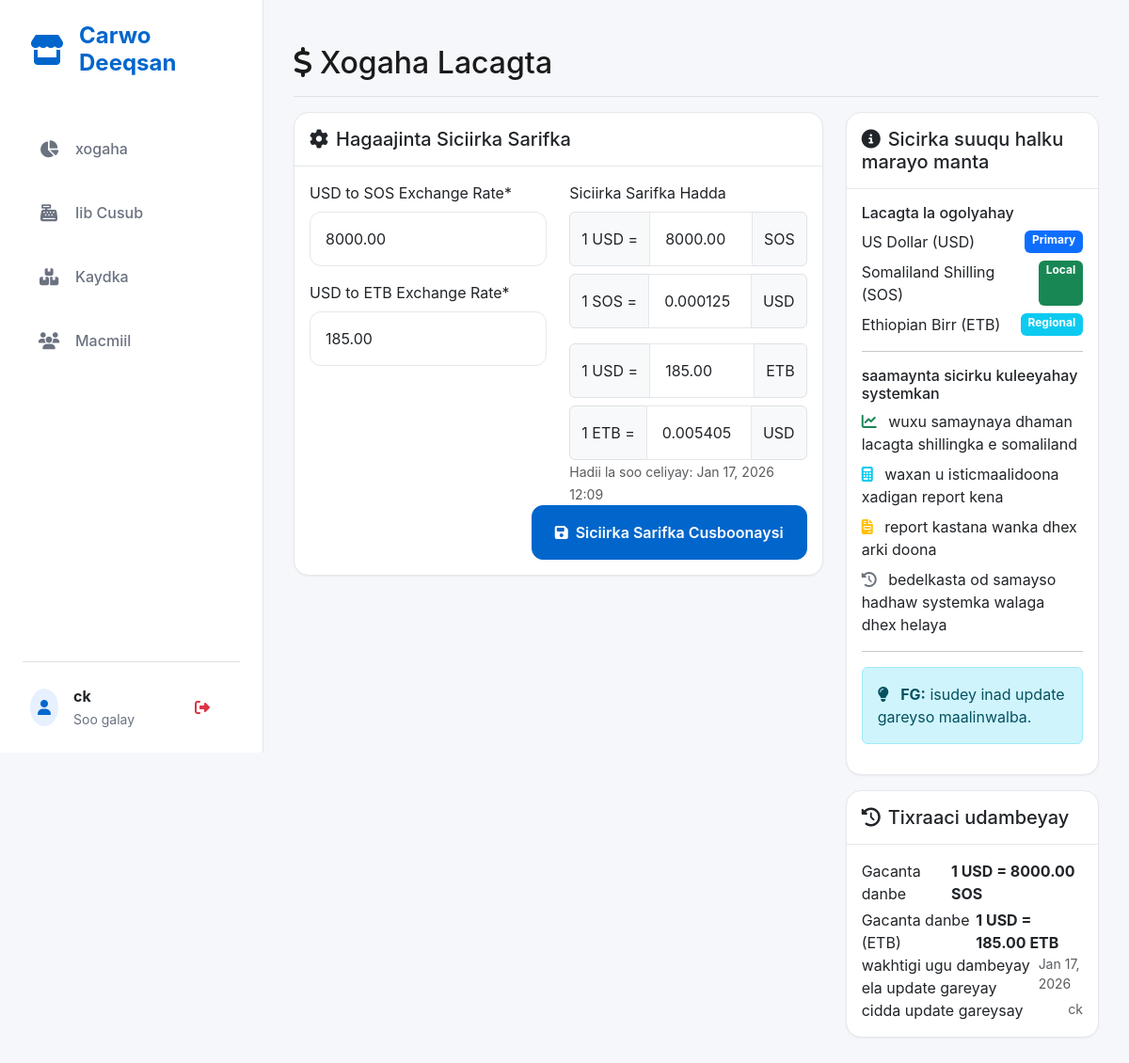
/currency-settings/ (signed in), run on an earlier commit of the app's database.
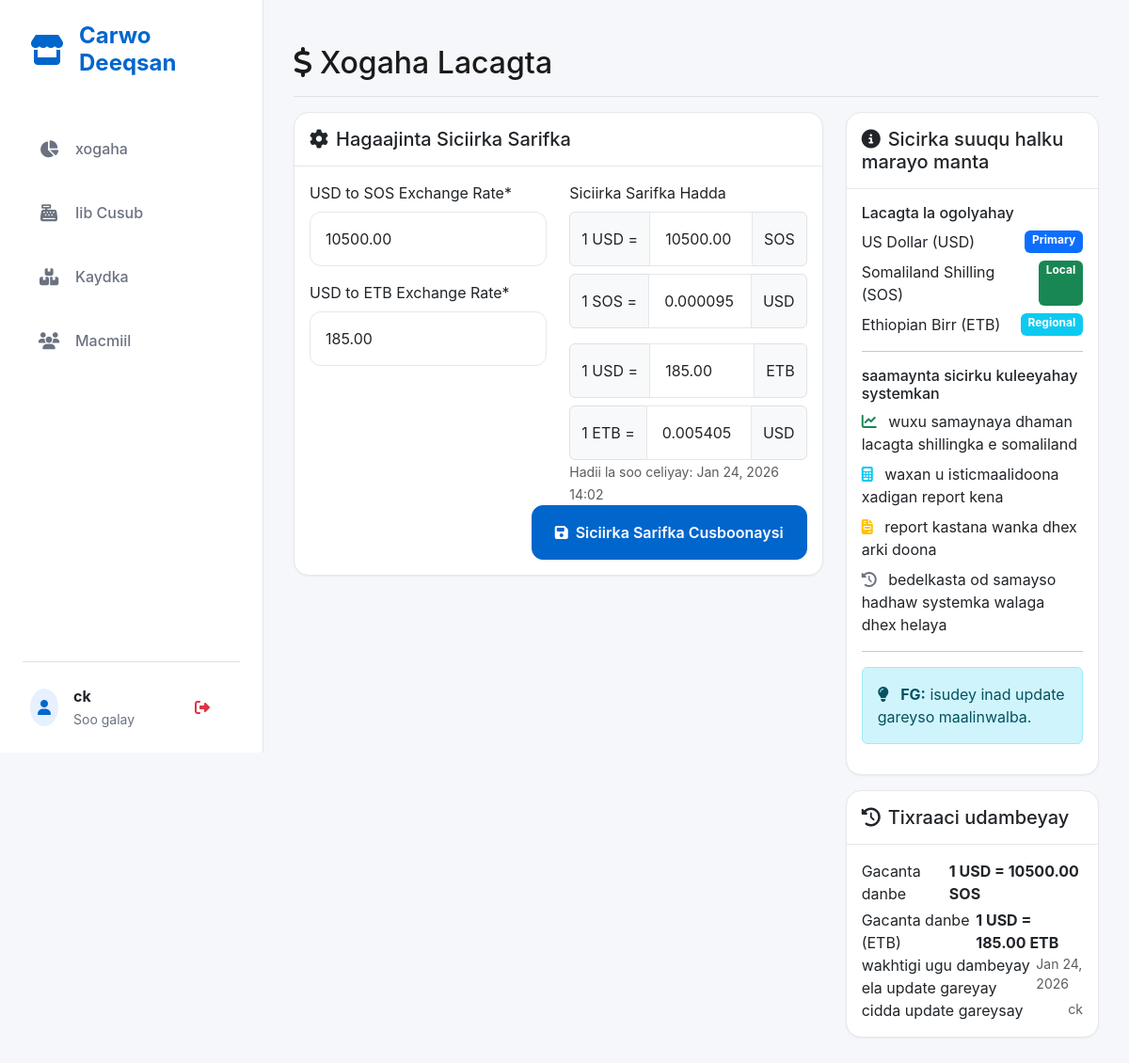
And on a later commit of the database.
### core/models.py (models this page shows, shortened)
class CurrencySettings(models.Model):
    usd_to_sos_rate = models.DecimalField(
        max_digits=10,
        decimal_places=2,
        default=8000.00,
        verbose_name="USD to SOS Exchange Rate"
    )
    sos_to_usd_rate = models.DecimalField(
        max_digits=10,
        decimal_places=6,
        default=0.000125,
        verbose_name="SOS to USD Exchange Rate"
    )
    usd_to_etb_rate = models.DecimalField(
        max_digits=10,
        decimal_places=2,
        default=100.00,
        verbose_name="USD to ETB Exchange Rate"
    )
    etb_to_usd_rate = models.DecimalField(
        max_digits=10,
        decimal_places=6,
        default=0.01,
        verbose_name="ETB to USD Exchange Rate"
    )
    date_updated = models.DateTimeField(auto_now=True)
    updated_by = models.ForeignKey(User, on_delete=models.SET_NULL, null=True)
    class Meta:
        verbose_name = "Currency Setting"
        verbose_name_plural = "Currency Settings"

class User(AbstractUser):
    phone = models.CharField(max_length=15, blank=True, null=True)
    date_created = models.DateTimeField(auto_now_add=True)
    date_updated = models.DateTimeField(auto_now=True)
    class Meta:
        verbose_name = "Admin User"
        verbose_name_plural = "Admin Users"

### core/views.py (the view)
# urls.py: path('currency-settings/', views.currency_settings, name='currency_settings'),
@superuser_required
def currency_settings(request):
    currency_settings = CurrencySettings.objects.first()
    if request.method == 'POST':
        form = CurrencySettingsForm(request.POST, instance=currency_settings)
        if form.is_valid():
            settings = form.save(commit=False)
            settings.updated_by = request.user
            settings.save()
            log_audit_action(
                request.user, 'update_currency', 'CurrencySettings', settings.id,
                f'Updated exchange rate to {settings.usd_to_sos_rate}',
                request.META.get('REMOTE_ADDR')
            )
            messages.success(request, 'Currency settings updated successfully!')
            return redirect('core:currency_settings')
    else:
        form = CurrencySettingsForm(instance=currency_settings)
    context = {
        'form': form,
        'currency_settings': currency_settings,
    }
    return render(request, 'core/currency_settings.html', context)

### core/forms.py (shortened to what this page needs)
class CurrencySettingsForm(forms.ModelForm):
    class Meta:
        model = CurrencySettings
        fields = ['usd_to_sos_rate', 'usd_to_etb_rate']
        widgets = {
            'usd_to_sos_rate': forms.NumberInput(attrs={
                'step': '0.01',
                'min': '0.01',
                'class': 'form-control',
                'placeholder': '8000.00'
            }),
            'usd_to_etb_rate': forms.NumberInput(attrs={
                'step': '0.01',
                'min': '0.01',
                'class': 'form-control',
                'placeholder': '100.00'
            })
        }

### core/permissions_policy.py (called while the page is built)
    def process_response(self, request, response):
        existing = response.get('Permissions-Policy')
        policy = "camera=(self)"
        if existing:
            if 'camera=' not in existing:
                response['Permissions-Policy'] = f"{existing}, {policy}"
        else:
            response['Permissions-Policy'] = policy
        return response

### core/templates/core/currency_settings.html (shortened to what the changed rows need)
{% extends 'core/base.html' %}
{% load crispy_forms_tags %}
{% block content %}
<div class="d-flex justify-content-between flex-wrap flex-md-nowrap align-items-center pt-3 pb-2 mb-3 border-bottom">
    <h1 class="h2">
        <i class="fas fa-dollar-sign me-2"></i>Xogaha Lacagta
    </h1>
</div>
<div class="row">
    <div class="col-lg-8">
        <div class="card">
            <div class="card-body">
                <form method="post">
                    <div class="row">
                        <div class="col-md-6">
                            {{ form.usd_to_sos_rate|as_crispy_field }}
                            {{ form.usd_to_etb_rate|as_crispy_field }}
                        </div>
                        <div class="col-md-6">
                            <div class="form-group">
                                <label class="form-label">Siciirka Sarifka Hadda</label>
                                <div class="input-group mb-2">
                                    <span class="input-group-text">1 USD =</span>
                                    <input type="text" class="form-control" value="{{ currency_settings.usd_to_sos_rate|floatformat:2 }}" readonly>
                                    <span class="input-group-text">SOS</span>
                                </div>
                                <div class="input-group">
                                    <span class="input-group-text">1 SOS =</span>
                                    <input type="text" class="form-control" value="{{ currency_settings.sos_to_usd_rate|floatformat:6 }}" readonly>
                                    <span class="input-group-text">USD</span>
                                </div>
                                <div class="input-group mb-2 mt-3">
                                    <span class="input-group-text">1 USD =</span>
                                    <input type="text" class="form-control" value="{{ currency_settings.usd_to_etb_rate|floatformat:2 }}" readonly>
                                    <span class="input-group-text">ETB</span>
                                </div>
                                <div class="input-group">
                                    <span class="input-group-text">1 ETB =</span>
                                    <input type="text" class="form-control" value="{{ currency_settings.etb_to_usd_rate|floatformat:6 }}" readonly>
                                    <span class="input-group-text">USD</span>
                                </div>
                                <small class="form-text text-muted">Hadii la soo celiyay: {{ currency_settings.date_updated|date:"M d, Y H:i" }}</small>
                            </div>
                        </div>
                    </div>
                </form>
            </div>
        </div>
    </div>
    <div class="col-lg-4">
        <div class="card mt-3">
            <div class="card-body">
                <div class="d-flex justify-content-between">
                    <span>Gacanta danbe</span>
                    <strong>1 USD = {{ currency_settings.usd_to_sos_rate|floatformat:2 }} SOS</strong>
                </div>
                <div class="d-flex justify-content-between mt-1">
                    <span>Gacanta danbe (ETB)</span>
                    <strong>1 USD = {{ currency_settings.usd_to_etb_rate|floatformat:2 }} ETB</strong>
                </div>
                <div class="d-flex justify-content-between">
                    <span>wakhtigi ugu dambeyay ela update gareyay</span>
                    <small class="text-muted">{{ currency_settings.date_updated|date:"M d, Y" }}</small>
                </div>
                {% if currency_settings.updated_by %}
                <div class="d-flex justify-content-between">
                    <span>cidda update gareysay</span>
                    <small class="text-muted">{{ currency_settings.updated_by.get_full_name|default:currency_settings.updated_by.username }}</small>
                </div>
                {% endif %}
            </div>
        </div>
    </div>
</div>
{% endblock %}

What changed in the data, as far as the page shows it:
changed CurrencySettings "ck": usd_to_sos_rate "8000.00" → "10500.00"; sos_to_usd_rate "0.000125" → "0.000095"; date_updated "Jan 17, 2026 12:09" → "Jan 24, 2026 14:02"; date_updated "Jan 17, 2026" → "Jan 24, 2026"
